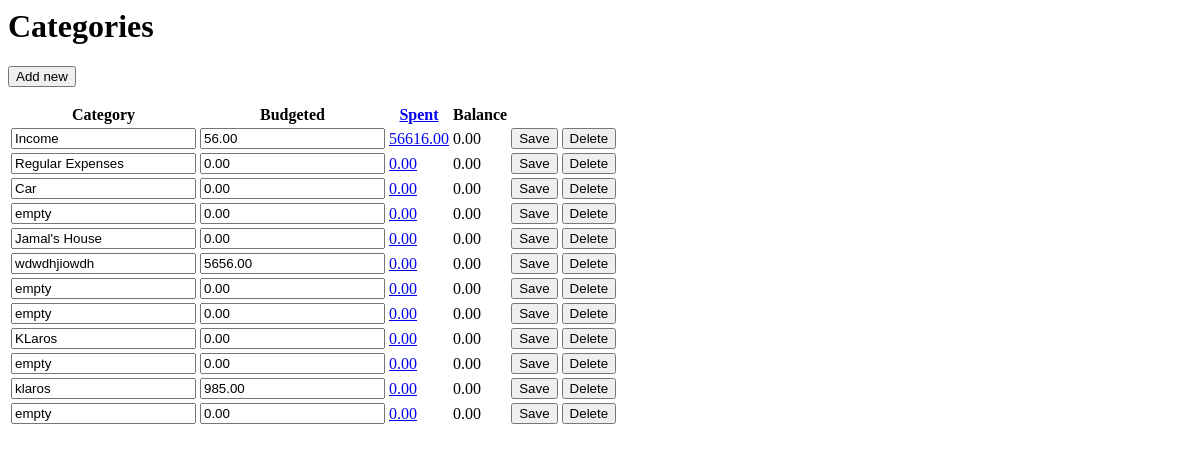
The page /dashboard/summary/ (signed in) on the database as committed earlier.
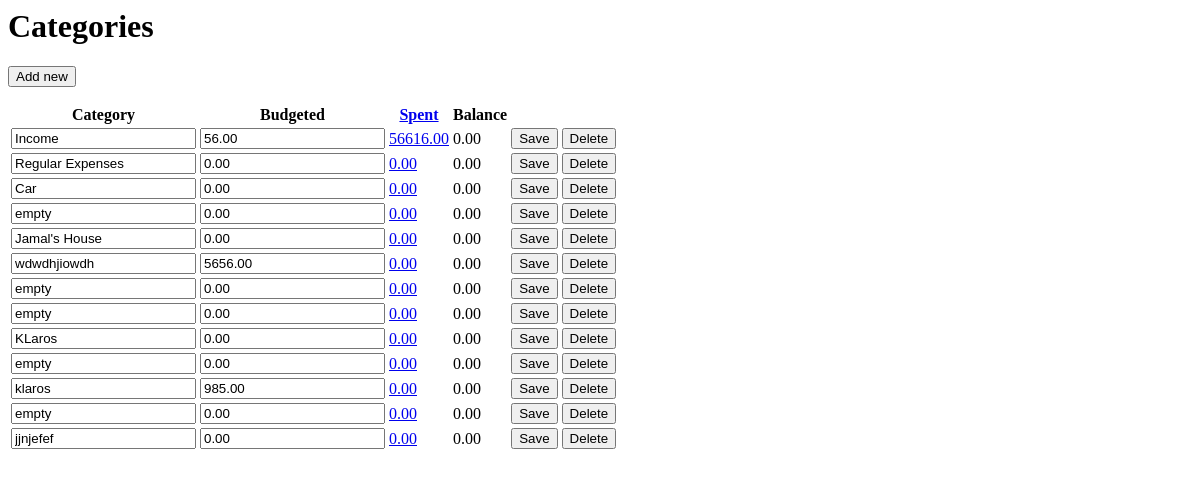
The same page on the database as committed later.
### bucketapp/models.py (models this page shows, shortened)
class Category(models.Model):
    category_id = models.BigAutoField(primary_key=True)
    category_user = models.ForeignKey(User, on_delete=models.CASCADE)
    category_name = models.CharField(max_length=15)
    category_privacy = models.BooleanField()
    budgeted = models.DecimalField(max_digits=10, decimal_places=2, default=0.0)
    spent = models.DecimalField(max_digits=10, decimal_places=2, default=0.0)
    balance = models.DecimalField(max_digits=10, decimal_places=2, default=0.0)

### bucketapp/views/management/category.py (the view, shortened to what this page needs)
# urls.py: path('dashboard/summary/', CategoryView.as_view(), name='summary'),
class CategoryView(View, LoginRequiredMixin):
    def __init__(self, **kwargs):
        super().__init__(**kwargs)
        self.template_name = 'bucketapp/category.html'
        self.function_mapping = {"save": self.save_category,
                                 "add_new": self.add_new_category,
                                 "delete": self.delete_category,
                                 }
    def get(self, request):
        category_records = Category.objects.filter(category_user=request.user)
        return render(request, self.template_name, {
            'category_records': category_records,
        })

### bucketapp/templates/bucketapp/category.html (shortened to what this page needs)
<h1>
    Categories
</h1>
<form method="post">
    <button name="submit" value="add_new">Add new</button>
</form>
<table>
    <tr>
        <th>Category</th>
        <th>Budgeted</th>
        <th><a href="{% url 'summary' %}">Spent</a></th>
        <th>Balance</th>
    </tr>
    {% for category in category_records %}
    <tr>
        <form method="post">
            <td>
                <input type="text" name="name" value="{{ category.category_name }}" />
            </td>
            <td>
                <input type="number" name="budgeted" value="{{ category.budgeted }}" />
            </td>
            <td>
                <a href="{% url 'summary' %}" >{{ category.spent }}</a>
            </td>
            <td>
                {{ category.balance }}
            </td>
            <td>
                <button name="submit" value="save">Save</button>
            </td>
            <td>
                <button name="submit" value="delete">Delete</button>
            </td>
        </form>
    </tr>
    {% endfor %}
</table>

Rows that differ between the two databases and show on the page:
added Category: name "jjnjefef", budgeted "0.00", spent "0.00", balance "0.00"
